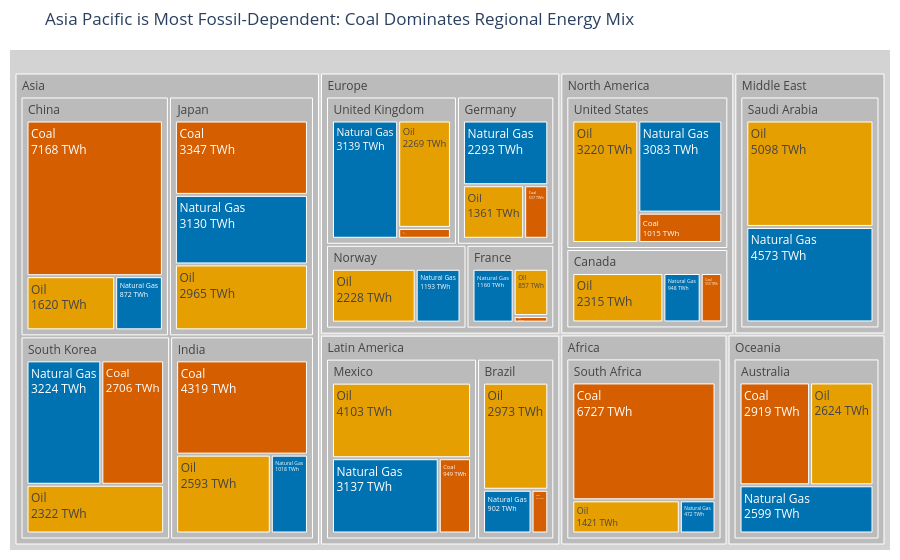

The notebook cell this image was saved under:
### Markdown cell above
## Task 1 — Treemap: fossil fuel dependency by country

**What to build:** A treemap showing **fossil fuel TWh only**, broken down by Region → Country → Source (Coal / Oil / Natural Gas).

**Requirements:**
- Filter to fossil sources only before plotting
- Use `path=['Region', 'Country', 'Source']` for the hierarchy
- Colour encodes the fossil source type (Coal / Oil / Natural Gas) with a CVD-safe palette
- Show TWh values in labels — no percentages
- Grey out parent nodes (Region and Country level)
- Insight title naming which region or country is most fossil-dependent

> 💡 `df.loc[df['Source_Type'] == 'Fossil']`

### Code cell
# Task 1
# YOUR CODE HERE
# Task 1
import plotly.express as px

fossil = df.loc[df['Source_Type'] == 'Fossil']

# CVD-safe palette for Coal / Oil / Natural Gas
color_map = {
    'Coal':        '#D55E00',
    'Oil':         '#E69F00',
    'Natural Gas': '#0072B2',
}

fig1 = px.treemap(
    fossil,
    path=['Region', 'Country', 'Source'],
    values='TWh',
    color='Source',
    color_discrete_map=color_map,
    title='Asia Pacific is Most Fossil-Dependent: Coal Dominates Regional Energy Mix',
)

fig1.update_traces(
    texttemplate='%{label}<br>%{value:.0f} TWh',
    textinfo='label+value',
    marker=dict(
        colors=[
            color_map.get(label, '#BBBBBB')
            for label in fig1.data[0].labels
        ]
    ),
)

# Grey out parent nodes (Region and Country level — depth 1 and 2)
fig1.update_traces(
    root_color='lightgrey',
    marker_colorscale=None,
)

# Override parent node colours to grey using marker.colors
fig1.data[0].marker.colors = [
    '#BBBBBB' if ids.count('/') < 2 else color_map.get(label, '#BBBBBB')
    for ids, label in zip(fig1.data[0].ids, fig1.data[0].labels)
]

fig1.update_layout(margin=dict(t=50, l=10, r=10, b=10))
fig1.show()

### Figure 1 — Plotly figure (JSON) as saved in the notebook; plotly's stock layout.template omitted (floating-point values rounded to 4 significant figures)
{"data": [{"branchvalues": "total", "customdata": [["(?)"], ["(?)"], ["(?)"], ["(?)"], ["(?)"], ["(?)"], ["(?)"], ["(?)"], ["(?)"], ["(?)"], ["(?)"], ["(?)"], ["(?)"], ["(?)"], ["(?)"], ["(?)"], ["(?)"], ["(?)"], ["(?)"], ["(?)"], ["(?)"], ["(?)"], ["Coal"], ["Coal"], ["Coal"], ["Coal"], ["Coal"], ["Coal"], ["Coal"], ["Coal"], ["Coal"], ["Coal"], ["Coal"], ["Coal"], ["Coal"], ["Natural Gas"], ["Natural Gas"], ["Natural Gas"], ["Natural Gas"], ["Natural Gas"], ["Natural Gas"], ["Natural Gas"], ["Natural Gas"], ["Natural Gas"], ["Natural Gas"], ["Natural Gas"], ["Natural Gas"], ["Natural Gas"], ["Natural Gas"], ["Natural Gas"], ["Oil"], ["Oil"], ["Oil"], ["Oil"], ["Oil"], ["Oil"], ["Oil"], ["Oil"], ["Oil"], ["Oil"], ["Oil"], ["Oil"], ["Oil"], ["Oil"], ["Oil"]], "domain": {"x": [0, 1], "y": [0, 1]}, "hovertemplate": "labels=%{label}<br>TWh=%{value}<br>parent=%{parent}<br>id=%{id}<br>Source=%{customdata[0]}<extra></extra>", "ids": ["Africa", "North America/United States", "Asia/China", "Europe/Germany", "Europe/France", "Europe/United Kingdom", "Asia/India", "Latin America/Brazil", "Oceania/Australia", "Middle East", "Asia/South Korea", "Asia/Japan", "Middle East/Saudi Arabia", "Africa/South Africa", "North America/Canada", "Latin America/Mexico", "North America", "Asia", "Europe", "Latin America", "Oceania", "Europe/Norway", "Latin America/Mexico/Coal", "North America/Canada/Coal", "Africa/South Africa/Coal", "Asia/South Korea/Coal", "North America/United States/Coal", "Latin America/Brazil/Coal", "Europe/France/Coal", "Asia/India/Coal", "Asia/Japan/Coal", "Asia/China/Coal", "Europe/Germany/Coal", "Europe/United Kingdom/Coal", "Oceania/Australia/Coal", "Europe/United Kingdom/Natural Gas", "Europe/Germany/Natural Gas", "Asia/India/Natural Gas", "Asia/Japan/Natural Gas", "Latin America/Brazil/Natural Gas", "Latin America/Mexico/Natural Gas", "North America/Canada/Natural Gas", "Africa/South Africa/Natural Gas", "Oceania/Australia/Natural Gas", "Middle East/Saudi Arabia/Natural Gas", "Europe/Norway/Natural Gas", "North America/United States/Natural Gas", "Asia/South Korea/Natural Gas", "Asia/China/Natural Gas", "Europe/France/Natural Gas", "Asia/China/Oil", "Europe/Germany/Oil", "North America/United States/Oil", "Asia/Japan/Oil", "Europe/United Kingdom/Oil", "Asia/India/Oil", "Latin America/Brazil/Oil", "Latin America/Mexico/Oil", "North America/Canada/Oil", "Oceania/Australia/Oil", "Africa/South Africa/Oil", "Europe/Norway/Oil", "Asia/South Korea/Oil", "Europe/France/Oil", "Middle East/Saudi Arabia/Oil"], "labels": ["Africa", "United States", "China", "Germany", "France", "United Kingdom", "India", "Brazil", "Australia", "Middle East", "South Korea", "Japan", "Saudi Arabia", "South Africa", "Canada", "Mexico", "North America", "Asia", "Europe", "Latin America", "Oceania", "Norway", "Coal", "Coal", "Coal", "Coal", "Coal", "Coal", "Coal", "Coal", "Coal", "Coal", "Coal", "Coal", "Coal", "Natural Gas", "Natural Gas", "Natural Gas", "Natural Gas", "Natural Gas", "Natural Gas", "Natural Gas", "Natural Gas", "Natural Gas", "Natural Gas", "Natural Gas", "Natural Gas", "Natural Gas", "Natural Gas", "Natural Gas", "Oil", "Oil", "Oil", "Oil", "Oil", "Oil", "Oil", "Oil", "Oil", "Oil", "Oil", "Oil", "Oil", "Oil", "Oil"], "marker": {"colors": ["#BBBBBB", "#BBBBBB", "#BBBBBB", "#BBBBBB", "#BBBBBB", "#BBBBBB", "#BBBBBB", "#BBBBBB", "#BBBBBB", "#BBBBBB", "#BBBBBB", "#BBBBBB", "#BBBBBB", "#BBBBBB", "#BBBBBB", "#BBBBBB", "#BBBBBB", "#BBBBBB", "#BBBBBB", "#BBBBBB", "#BBBBBB", "#BBBBBB", "#D55E00", "#D55E00", "#D55E00", "#D55E00", "#D55E00", "#D55E00", "#D55E00", "#D55E00", "#D55E00", "#D55E00", "#D55E00", "#D55E00", "#D55E00", "#0072B2", "#0072B2", "#0072B2", "#0072B2", "#0072B2", "#0072B2", "#0072B2", "#0072B2", "#0072B2", "#0072B2", "#0072B2", "#0072B2", "#0072B2", "#0072B2", "#0072B2", "#E69F00", "#E69F00", "#E69F00", "#E69F00", "#E69F00", "#E69F00", "#E69F00", "#E69F00", "#E69F00", "#E69F00", "#E69F00", "#E69F00", "#E69F00", "#E69F00", "#E69F00"]}, "name": "", "parents": ["", "North America", "Asia", "Europe", "Europe", "Europe", "Asia", "Latin America", "Oceania", "", "Asia", "Asia", "Middle East", "Africa", "North America", "Latin America", "", "", "", "", "", "Europe", "Latin America/Mexico", "North America/Canada", "Africa/South Africa", "Asia/South Korea", "North America/United States", "Latin America/Brazil", "Europe/France", "Asia/India", "Asia/Japan", "Asia/China", "Europe/Germany", "Europe/United Kingdom", "Oceania/Australia", "Europe/United Kingdom", "Europe/Germany", "Asia/India", "Asia/Japan", "Latin America/Brazil", "Latin America/Mexico", "North America/Canada", "Africa/South Africa", "Oceania/Australia", "Middle East/Saudi Arabia", "Europe/Norway", "North America/United States", "Asia/South Korea", "Asia/China", "Europe/France", "Asia/China", "Europe/Germany", "North America/United States", "Asia/Japan", "Europe/United Kingdom", "Asia/India", "Latin America/Brazil", "Latin America/Mexico", "North America/Canada", "Oceania/Australia", "Africa/South Africa", "Europe/Norway", "Asia/South Korea", "Europe/France", "Middle East/Saudi Arabia"], "root": {"color": "lightgrey"}, "textinfo": "label+value", "texttemplate": "%{label}<br>%{value:.0f} TWh", "type": "treemap", "values": [8620.0, 7318.0, 9660.0, 4191.0, 2137.0, 5638.0, 7930.0, 4187.0, 8142.0, 9671.0, 8252.0, 9442.0, 9671.0, 8620.0, 3813.0, 8189.0, 11130.0, 35280.0, 15390.0, 12380.0, 8142.0, 3421.0, 949.0, 550.0, 6727.0, 2706.0, 1015.0, 312.0, 120.0, 4319.0, 3347.0, 7168.0, 537.0, 230.0, 2919.0, 3139.0, 2293.0, 1018.0, 3130.0, 902.0, 3137.0, 948.0, 472.0, 2599.0, 4573.0, 1193.0, 3083.0, 3224.0, 872.0, 1160.0, 1620.0, 1361.0, 3220.0, 2965.0, 2269.0, 2593.0, 2973.0, 4103.0, 2315.0, 2624.0, 1421.0, 2228.0, 2322.0, 857.0, 5098.0]}], "layout": {"legend": {"tracegroupgap": 0}, "margin": {"b": 10, "l": 10, "r": 10, "t": 50}, "title": {"text": "Asia Pacific is Most Fossil-Dependent: Coal Dominates Regional Energy Mix"}}}
